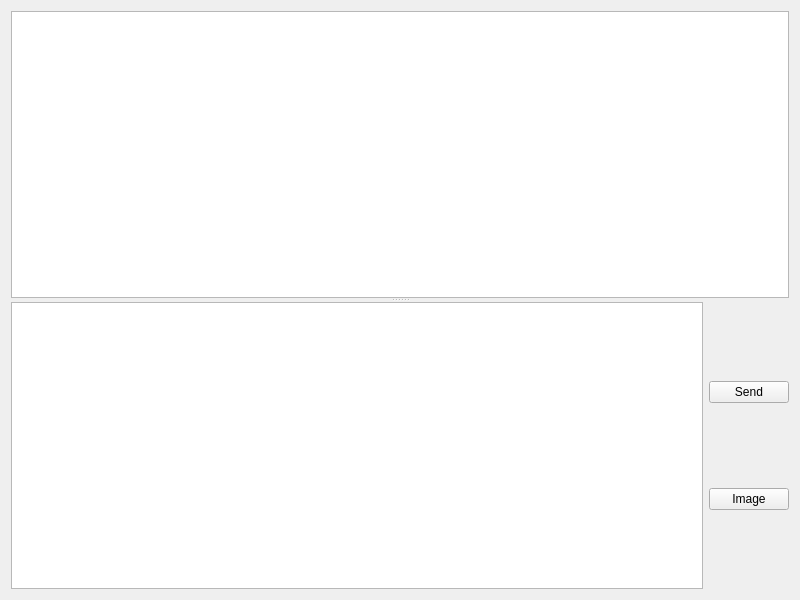
<?xml version="1.0" encoding="UTF-8"?>
<ui version="4.0">
 <class>TcpMsgServer</class>
 <widget class="QWidget" name="TcpMsgServer">
  <property name="geometry">
   <rect>
    <x>0</x>
    <y>0</y>
    <width>800</width>
    <height>600</height>
   </rect>
  </property>
  <property name="windowTitle">
   <string>TcpMsgServer</string>
  </property>
  <layout class="QVBoxLayout" name="verticalLayout_2">
   <item>
    <widget class="QSplitter" name="splitter">
     <property name="orientation">
      <enum>Qt::Vertical</enum>
     </property>
     <widget class="QTextEdit" name="textEdit_browser"/>
     <widget class="QWidget" name="">
      <layout class="QHBoxLayout" name="horizontalLayout">
       <item>
        <widget class="QTextEdit" name="textEdit_text"/>
       </item>
       <item>
        <layout class="QVBoxLayout" name="verticalLayout">
         <item>
          <widget class="QPushButton" name="btn_send">
           <property name="text">
            <string>Send</string>
           </property>
          </widget>
         </item>
         <item>
          <widget class="QPushButton" name="btn_image">
           <property name="text">
            <string>Image</string>
           </property>
          </widget>
         </item>
        </layout>
       </item>
      </layout>
     </widget>
    </widget>
   </item>
  </layout>
 </widget>
 <resources/>
 <connections/>
</ui>
